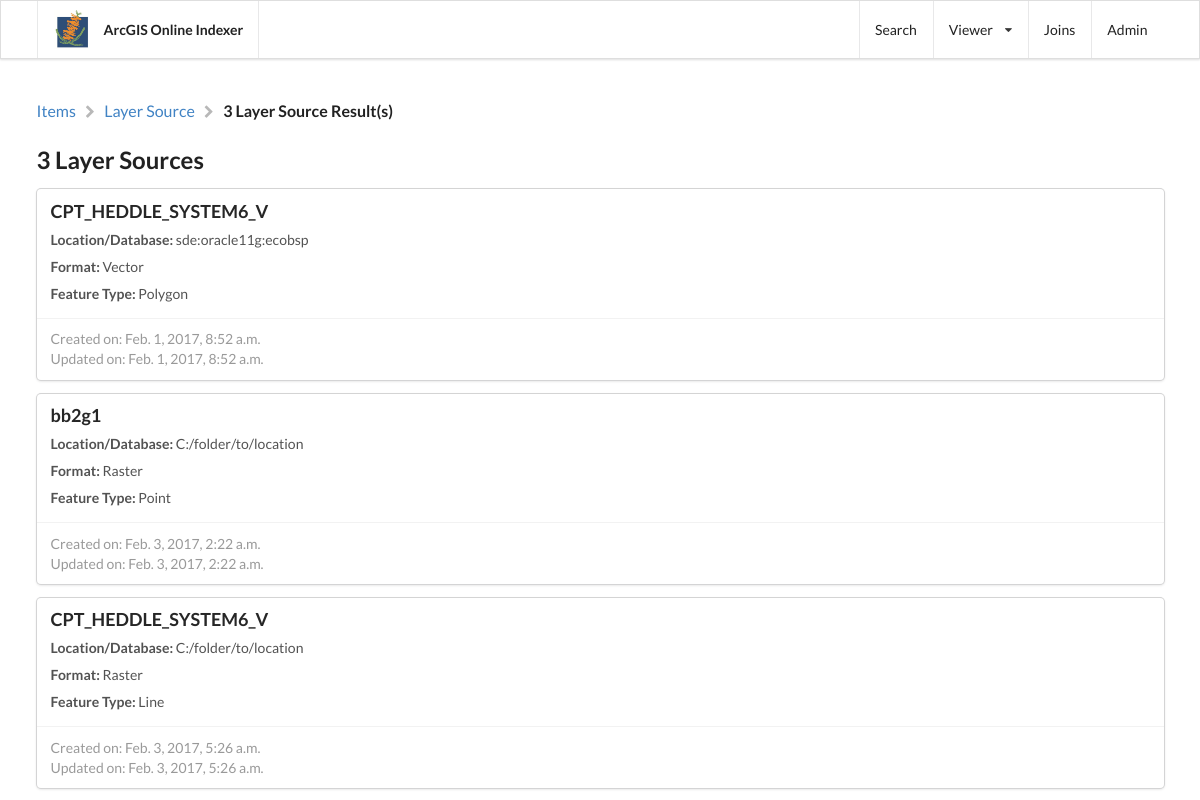
Screenshot of /viewer/layersource/ with the database file from the repository.
### layer_source/models.py (models this page shows, shortened)
class Layer_Source(models.Model):
	name = models.CharField(max_length=30)
	location = models.CharField(max_length=50, verbose_name='Location or Database')
	formats = models.ForeignKey(Layer_Source_Format, verbose_name='format')
	feature_type = models.ForeignKey(Layer_Source_Format_Type)
	created_date = models.DateTimeField(auto_now_add=True)
	updated_date = models.DateTimeField(auto_now=True)
	class Meta:
		verbose_name = 'Layer Source'

class Layer_Source_Format(models.Model):
	formats = models.CharField(max_length=100)
	created_date = models.DateTimeField(auto_now_add=True)
	updated_date = models.DateTimeField(auto_now=True)
	class Meta:
		verbose_name = 'Layer Source Format'
	def __str__(self):
		return self.formats

class Layer_Source_Format_Type(models.Model):
	format_type = models.CharField(max_length=100)
	created_date = models.DateTimeField(auto_now_add=True)
	updated_date = models.DateTimeField(auto_now=True)
	class Meta:
		verbose_name = 'Layer Source Format Type'
	def __str__(self):
		return self.format_type

### viewer/views.py (the view)
def viewer_layer_source(request):
	location = ['Layer Source']
	layer_source_all = Layer_Source.objects.all()
	layer_source = None
	search_field = ''
	if 'name' in request.GET:
		name = request.GET['name']
		if not name:
			layer_source = layer_source_all
		else:
			layer_source = Layer_Source.objects.filter(name__icontains=name)
			search_field = name
	else:
		layer_source = layer_source_all
	location.append(layer_source.count)
	search_data = Layer_Source.objects.all().values_list('name', flat=True).distinct()
	print 'search_data %s' % search_data
	return render(request, 'viewer_list.html',
	{
		'location': location,
		'items': layer_source,
		'search_data': search_data,
		'search_field': search_field,
	})

### viewer/templates/viewer_list.html
{% extends "index.html" %}
{% block content %}
	{% include "partials/viewer_breadcrumbs.html" with location=location  %}
	<h2>{{ items.count }} {{ location.0 }}{{ items.count|pluralize }}</h2>
	{% include "partials/viewer_list-content.html" with items=items location=location %}
{% endblock %}

### viewer/templates/partials/viewer_layer-source.html
<div class="ui fluid card">
	<div class="content">
		<div class="header">{{ ls.name }}</div>
		<div class="description">
			<p>
				<b><span>Location/Database: </span></b>
				{{ ls.location }}
			</p>
			<p>
				<b><span>Format: </span></b>
				{{ ls.formats }}
			</p>
			<p>
				<b><span>Feature Type: </span></b>
				{{ ls.feature_type }}
			</p>
		</div>
	</div>
	<div class="extra content">
		<div class="meta">
			<span>Created on: </span>
			{{ ls.created_date }}
		</div>
		<div class="meta">
			<span>Updated on: </span>
			{{ ls.updated_date }}
		</div>
	</div>
</div>

### rows the page displays
Layer_Source: name "CPT_HEDDLE_SYSTEM6_V", location "sde:oracle11g:ecobsp", formats "Vector", feature_type "Polygon", created_date "Feb. 1, 2017, 8:52 a.m.", updated_date "Feb. 1, 2017, 8:52 a.m."
Layer_Source: name "bb2g1", location "C:/folder/to/location", formats "Raster", feature_type "Point", created_date "Feb. 3, 2017, 2:22 a.m.", updated_date "Feb. 3, 2017, 2:22 a.m."
Layer_Source: name "CPT_HEDDLE_SYSTEM6_V", location "C:/folder/to/location", formats "Raster", feature_type "Line", created_date "Feb. 3, 2017, 5:26 a.m.", updated_date "Feb. 3, 2017, 5:26 a.m."

### other values shown
{{ loc }} "Layer Source"
{{ loc }} "3"
{{ location.0 }} "Layer Source"
{{ items.count }} "3"
